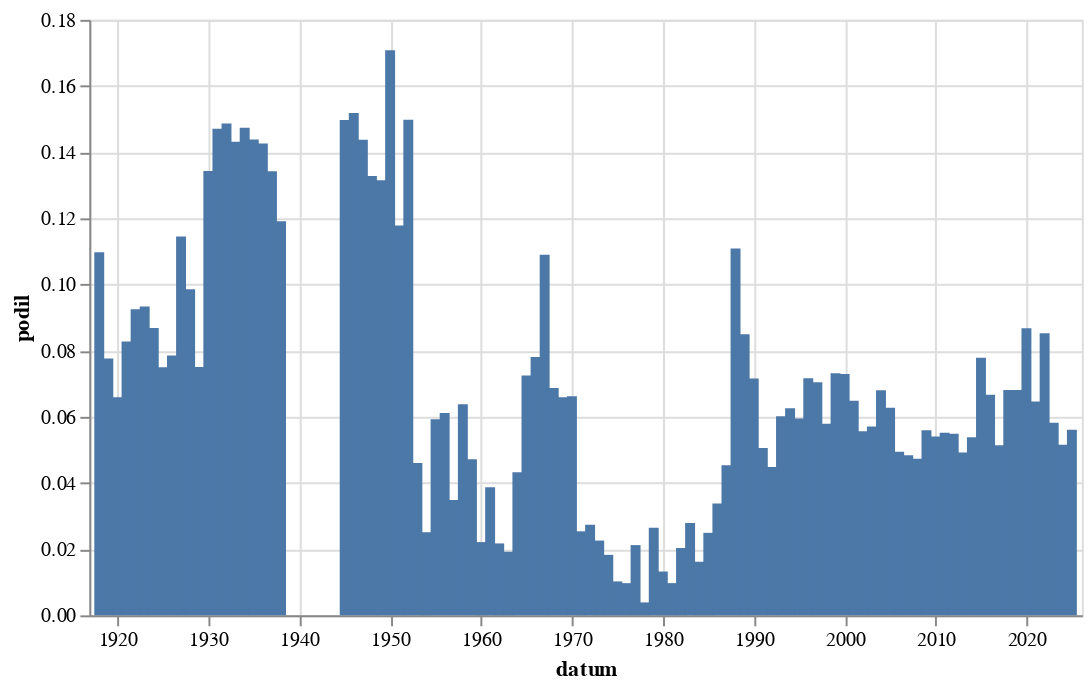

The code cell stored with this chart in its notebook:
### Code cell
graf(vyvoj(r'[Pp]odnik[aá]'))

### Figure 1 — Vega-Lite specification as saved in the notebook (floating-point values rounded to 4 significant figures)
{"config": {"view": {"continuousWidth": 300, "continuousHeight": 300}}, "data": {"name": "data-4504659138f193a2faf2c7f889e4af79"}, "mark": {"type": "bar"}, "encoding": {"x": {"field": "datum", "type": "temporal"}, "y": {"field": "podil", "type": "quantitative"}}, "height": 300, "width": 500, "$schema": "https://vega.github.io/schema/vega-lite/v5.8.0.json", "datasets": {"data-4504659138f193a2faf2c7f889e4af79": [{"datum": "1918-01-01T00:00:00", "text": 27, "text_right": 246, "podil": 0.1098}, {"datum": "1919-01-01T00:00:00", "text": 195, "text_right": 2512, "podil": 0.07763}, {"datum": "1920-01-01T00:00:00", "text": 217, "text_right": 3290, "podil": 0.06596}, {"datum": "1921-01-01T00:00:00", "text": 347, "text_right": 4192, "podil": 0.08278}, {"datum": "1922-01-01T00:00:00", "text": 363, "text_right": 3922, "podil": 0.09255}, {"datum": "1923-01-01T00:00:00", "text": 242, "text_right": 2592, "podil": 0.09336}, {"datum": "1924-01-01T00:00:00", "text": 263, "text_right": 3029, "podil": 0.08683}, {"datum": "1925-01-01T00:00:00", "text": 182, "text_right": 2427, "podil": 0.07499}, {"datum": "1926-01-01T00:00:00", "text": 286, "text_right": 3643, "podil": 0.07851}, {"datum": "1927-01-01T00:00:00", "text": 362, "text_right": 3161, "podil": 0.1145}, {"datum": "1928-01-01T00:00:00", "text": 326, "text_right": 3307, "podil": 0.09858}, {"datum": "1929-01-01T00:00:00", "text": 136, "text_right": 1812, "podil": 0.07506}, {"datum": "1930-01-01T00:00:00", "text": 476, "text_right": 3543, "podil": 0.1343}, {"datum": "1931-01-01T00:00:00", "text": 472, "text_right": 3209, "podil": 0.1471}, {"datum": "1932-01-01T00:00:00", "text": 324, "text_right": 2179, "podil": 0.1487}, {"datum": "1933-01-01T00:00:00", "text": 327, "text_right": 2284, "podil": 0.1432}, {"datum": "1934-01-01T00:00:00", "text": 282, "text_right": 1913, "podil": 0.1474}, {"datum": "1935-01-01T00:00:00", "text": 237, "text_right": 1648, "podil": 0.1438}, {"datum": "1936-01-01T00:00:00", "text": 297, "text_right": 2082, "podil": 0.1427}, {"datum": "1937-01-01T00:00:00", "text": 251, "text_right": 1870, "podil": 0.1342}, {"datum": "1938-01-01T00:00:00", "text": 116, "text_right": 974, "podil": 0.1191}, {"datum": "1945-01-01T00:00:00", "text": 31, "text_right": 207, "podil": 0.1498}, {"datum": "1946-01-01T00:00:00", "text": 254, "text_right": 1673, "podil": 0.1518}, {"datum": "1947-01-01T00:00:00", "text": 237, "text_right": 1649, "podil": 0.1437}, {"datum": "1948-01-01T00:00:00", "text": 175, "text_right": 1318, "podil": 0.1328}, {"datum": "1949-01-01T00:00:00", "text": 73, "text_right": 555, "podil": 0.1315}, {"datum": "1950-01-01T00:00:00", "text": 55, "text_right": 322, "podil": 0.1708}, {"datum": "1951-01-01T00:00:00", "text": 31, "text_right": 263, "podil": 0.1179}, {"datum": "1952-01-01T00:00:00", "text": 40, "text_right": 267, "podil": 0.1498}, {"datum": "1953-01-01T00:00:00", "text": 10, "text_right": 217, "podil": 0.04608}, {"datum": "1954-01-01T00:00:00", "text": 5, "text_right": 199, "podil": 0.02513}, {"datum": "1955-01-01T00:00:00", "text": 8, "text_right": 135, "podil": 0.05926}, {"datum": "1956-01-01T00:00:00", "text": 14, "text_right": 229, "podil": 0.06114}, {"datum": "1957-01-01T00:00:00", "text": 9, "text_right": 258, "podil": 0.03488}, {"datum": "1958-01-01T00:00:00", "text": 15, "text_right": 235, "podil": 0.06383}, {"datum": "1959-01-01T00:00:00", "text": 11, "text_right": 233, "podil": 0.04721}, {"datum": "1960-01-01T00:00:00", "text": 6, "text_right": 271, "podil": 0.02214}, {"datum": "1961-01-01T00:00:00", "text": 11, "text_right": 284, "podil": 0.03873}, {"datum": "1962-01-01T00:00:00", "text": 3, "text_right": 138, "podil": 0.02174}, {"datum": "1963-01-01T00:00:00", "text": 4, "text_right": 208, "podil": 0.01923}, {"datum": "1964-01-01T00:00:00", "text": 19, "text_right": 439, "podil": 0.04328}, {"datum": "1965-01-01T00:00:00", "text": 20, "text_right": 276, "podil": 0.07246}, {"datum": "1966-01-01T00:00:00", "text": 26, "text_right": 333, "podil": 0.07808}, {"datum": "1967-01-01T00:00:00", "text": 34, "text_right": 312, "podil": 0.109}, {"datum": "1968-01-01T00:00:00", "text": 74, "text_right": 1077, "podil": 0.06871}, {"datum": "1969-01-01T00:00:00", "text": 55, "text_right": 834, "podil": 0.06595}, {"datum": "1970-01-01T00:00:00", "text": 37, "text_right": 559, "podil": 0.06619}, {"datum": "1971-01-01T00:00:00", "text": 14, "text_right": 551, "podil": 0.02541}, {"datum": "1972-01-01T00:00:00", "text": 10, "text_right": 365, "podil": 0.0274}, {"datum": "1973-01-01T00:00:00", "text": 12, "text_right": 531, "podil": 0.0226}, {"datum": "1974-01-01T00:00:00", "text": 9, "text_right": 492, "podil": 0.01829}, {"datum": "1975-01-01T00:00:00", "text": 6, "text_right": 585, "podil": 0.01026}, {"datum": "1976-01-01T00:00:00", "text": 4, "text_right": 411, "podil": 0.009732}, {"datum": "1977-01-01T00:00:00", "text": 10, "text_right": 471, "podil": 0.02123}, {"datum": "1978-01-01T00:00:00", "text": 2, "text_right": 511, "podil": 0.003914}, {"datum": "1979-01-01T00:00:00", "text": 11, "text_right": 416, "podil": 0.02644}, {"datum": "1980-01-01T00:00:00", "text": 6, "text_right": 453, "podil": 0.01325}, {"datum": "1981-01-01T00:00:00", "text": 3, "text_right": 308, "podil": 0.00974}, {"datum": "1982-01-01T00:00:00", "text": 10, "text_right": 491, "podil": 0.02037}, {"datum": "1983-01-01T00:00:00", "text": 15, "text_right": 537, "podil": 0.02793}, {"datum": "1984-01-01T00:00:00", "text": 7, "text_right": 432, "podil": 0.0162}, {"datum": "1985-01-01T00:00:00", "text": 10, "text_right": 401, "podil": 0.02494}, {"datum": "1986-01-01T00:00:00", "text": 10, "text_right": 296, "podil": 0.03378}, {"datum": "1987-01-01T00:00:00", "text": 19, "text_right": 419, "podil": 0.04535}, {"datum": "1988-01-01T00:00:00", "text": 63, "text_right": 568, "podil": 0.1109}, {"datum": "1989-01-01T00:00:00", "text": 88, "text_right": 1036, "podil": 0.08494}, {"datum": "1990-01-01T00:00:00", "text": 472, "text_right": 6594, "podil": 0.07158}, {"datum": "1991-01-01T00:00:00", "text": 577, "text_right": 11413, "podil": 0.05056}, {"datum": "1992-01-01T00:00:00", "text": 396, "text_right": 8826, "podil": 0.04487}, {"datum": "1993-01-01T00:00:00", "text": 197, "text_right": 3274, "podil": 0.06017}, {"datum": "1994-01-01T00:00:00", "text": 175, "text_right": 2794, "podil": 0.06263}, {"datum": "1995-01-01T00:00:00", "text": 197, "text_right": 3311, "podil": 0.0595}, {"datum": "1996-01-01T00:00:00", "text": 269, "text_right": 3754, "podil": 0.07166}, {"datum": "1997-01-01T00:00:00", "text": 264, "text_right": 3747, "podil": 0.07046}, {"datum": "1998-01-01T00:00:00", "text": 277, "text_right": 4783, "podil": 0.05791}, {"datum": "1999-01-01T00:00:00", "text": 588, "text_right": 8037, "podil": 0.07316}, {"datum": "2000-01-01T00:00:00", "text": 592, "text_right": 8117, "podil": 0.07293}, {"datum": "2001-01-01T00:00:00", "text": 501, "text_right": 7721, "podil": 0.06489}, {"datum": "2002-01-01T00:00:00", "text": 351, "text_right": 6304, "podil": 0.05568}, {"datum": "2003-01-01T00:00:00", "text": 490, "text_right": 8588, "podil": 0.05706}, {"datum": "2004-01-01T00:00:00", "text": 534, "text_right": 7850, "podil": 0.06803}, {"datum": "2005-01-01T00:00:00", "text": 683, "text_right": 10889, "podil": 0.06272}, {"datum": "2006-01-01T00:00:00", "text": 374, "text_right": 7560, "podil": 0.04947}, {"datum": "2007-01-01T00:00:00", "text": 359, "text_right": 7413, "podil": 0.04843}, {"datum": "2008-01-01T00:00:00", "text": 374, "text_right": 7901, "podil": 0.04734}, {"datum": "2009-01-01T00:00:00", "text": 493, "text_right": 8813, "podil": 0.05594}, {"datum": "2010-01-01T00:00:00", "text": 302, "text_right": 5583, "podil": 0.05409}, {"datum": "2011-01-01T00:00:00", "text": 432, "text_right": 7823, "podil": 0.05522}, {"datum": "2012-01-01T00:00:00", "text": 365, "text_right": 6653, "podil": 0.05486}, {"datum": "2013-01-01T00:00:00", "text": 210, "text_right": 4268, "podil": 0.0492}, {"datum": "2014-01-01T00:00:00", "text": 512, "text_right": 9512, "podil": 0.05383}, {"datum": "2015-01-01T00:00:00", "text": 764, "text_right": 9812, "podil": 0.07786}, {"datum": "2016-01-01T00:00:00", "text": 672, "text_right": 10079, "podil": 0.06667}, {"datum": "2017-01-01T00:00:00", "text": 419, "text_right": 8154, "podil": 0.05139}, {"datum": "2018-01-01T00:00:00", "text": 669, "text_right": 9823, "podil": 0.06811}, {"datum": "2019-01-01T00:00:00", "text": 738, "text_right": 10831, "podil": 0.06814}, {"datum": "2020-01-01T00:00:00", "text": 930, "text_right": 10712, "podil": 0.08682}, {"datum": "2021-01-01T00:00:00", "text": 580, "text_right": 8977, "podil": 0.06461}, {"datum": "2022-01-01T00:00:00", "text": 899, "text_right": 10539, "podil": 0.0853}, {"datum": "2023-01-01T00:00:00", "text": 670, "text_right": 11508, "podil": 0.05822}, {"datum": "2024-01-01T00:00:00", "text": 603, "text_right": 11687, "podil": 0.0516}, {"datum": "2025-01-01T00:00:00", "text": 249, "text_right": 4437, "podil": 0.05612}]}}
